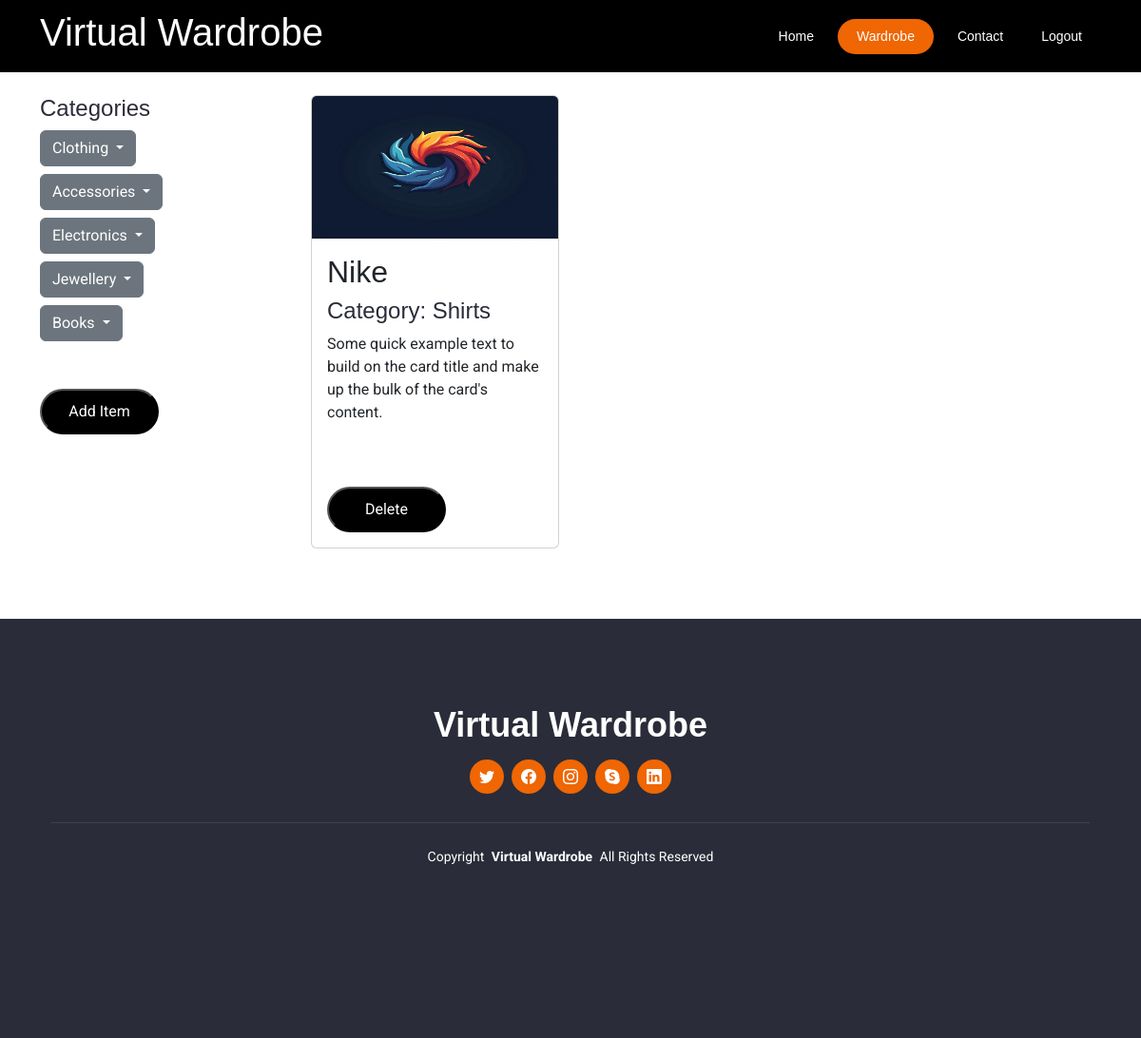
The app's page /wardrobe/Shirts (signed in), older data.
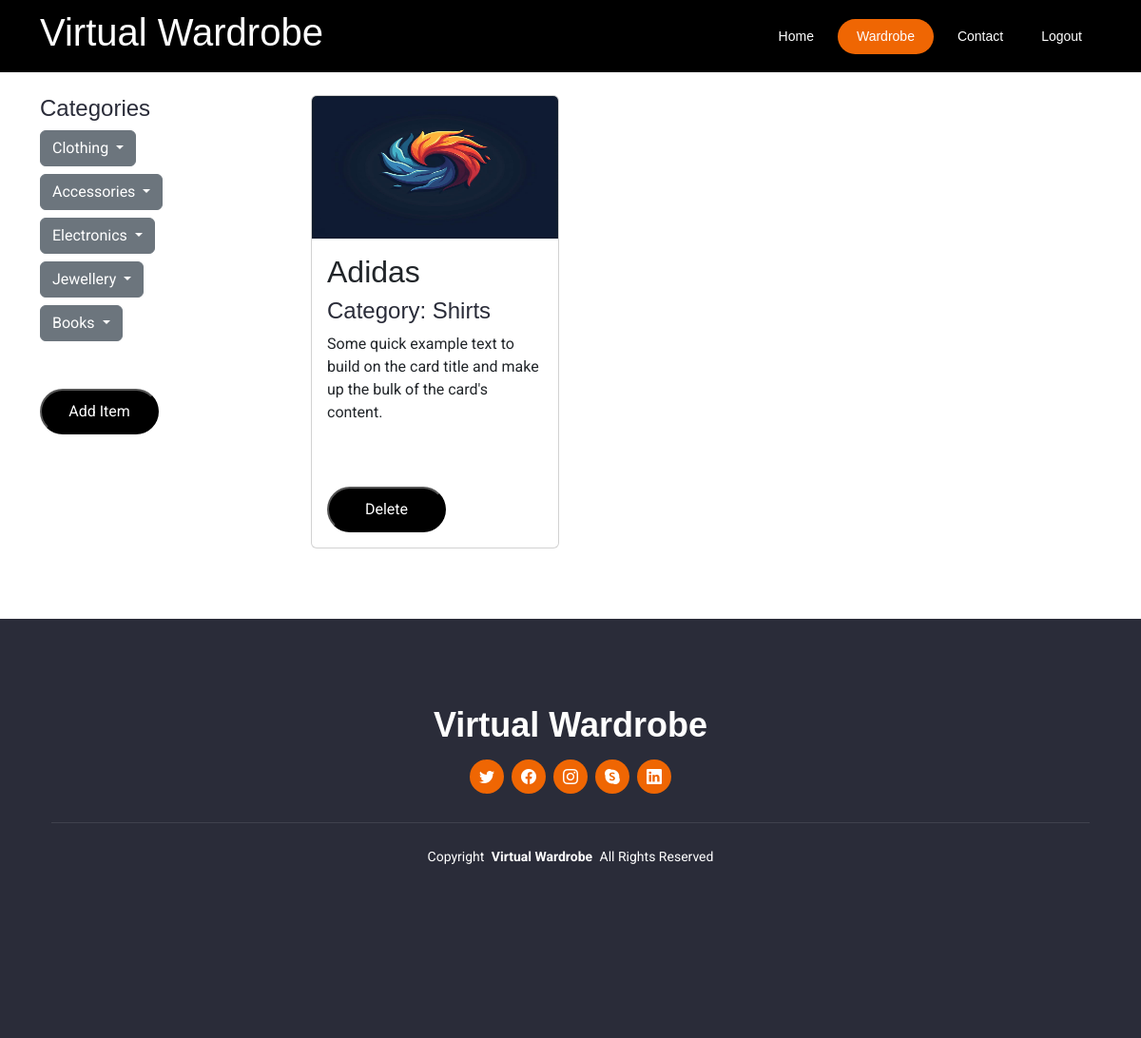
The same page, newer data.
### myapp/models.py (models this page shows, shortened)
class user_item(models.Model):
    user = models.ForeignKey(User, on_delete=models.CASCADE)
    size_choices = (
        ('Extra Small', 'XS'),
        ('small', 'S'),
        ('medium', 'M'),
        ('Large', 'L'),
        ('Extra Large', 'XL'),
    )
    banner = models.ImageField(default='fallback.png', blank=True)
    category=models.CharField(max_length=100, default='category')
    brand = models.CharField(max_length=100)
    color = models.CharField(max_length=100)
    type = models.CharField(max_length=100)
    size = models.CharField(max_length=100, choices=size_choices, blank=True)

### myapp/views.py (the view)
# urls.py: path('wardrobe/<str:name>', views.wardrobe_items, name='wardrobe_items'),
def wardrobe_items(request, name):
    items = user_item.objects.filter(user=request.user).filter(category=name)
    return render(request, 'wardrobe_items.html', {'items': items, 'name': name})

### templates/wardrobe_items.html (shortened to what the changed rows need)
{% load static %}
<!DOCTYPE html>
<html lang="en">
<head>
    <link href="{% static 'assets/vendor/bootstrap/css/bootstrap.min.css' %}" rel="stylesheet">
    <link rel="stylesheet" href="https://cdn.jsdelivr.net/npm/bootstrap-icons@1.10.5/font/bootstrap-icons.css">
    <link href="{% static 'assets/vendor/aos/aos.css' %}" rel="stylesheet">
    <link href="{% static 'assets/vendor/animate.css/animate.min.css' %}" rel="stylesheet">
    <link href="{% static 'assets/vendor/glightbox/css/glightbox.min.css' %}" rel="stylesheet">
    <link href="{% static 'assets/vendor/swiper/swiper-bundle.min.css' %}" rel="stylesheet">
    <link href="{% static 'assets/css/main.css' %}" rel="stylesheet">
</head>
<body>
    <header id="header" style="background-color: black; padding-top: 10px; padding-bottom: 10px;" header d-flex align-items-center fixed-top>
        <div class="container-fluid container-xl position-relative d-flex align-items-center justify-content-between">
            <a href="/" class="logo d-flex align-items-center">
                <h1 class="sitename" style="color: white;">Virtual Wardrobe</h1>
            </a>
        </div>
    </header>
    <div class="container mt-4">
        <div class="row">
            <div class="col-md-9">
                <div class="row">
                    {% if items %}
                    {% for item in items %}
                        <div class="col-md-4 mb-4">
                            <div class="card">
                                <img class="card-img-top" src="{{ item.banner.url }}" style="height: 150px;" alt="Card image cap">
                                <div class="card-body">
                                    <h2 class="card-title">{{ item.brand }}</h2>
                                    <h4>Category: {{ item.category }}</h4>
                                    <p class="card-text">Some quick example text to build on the card title and make up the bulk of the card's content.</p>
                                    <form action="{% url 'delete' item.id %}" method="POST">
                                        <button type="submit" class="add-item">Delete</button>
                                    </form>
                                </div>
                            </div>
                        </div>
                    {% endfor %}
                    {% else %}
                    <div class="col-md-4 mb-4">
                        <h2>No {{name}} added.</h2>
                    </div>
                    {% endif %}
                </div>
            </div>
        </div>
    </div>
</body>
</html>

Row changes from the older to the newer data that the page shows:
removed user_item: banner (picture), brand "Nike", category "Shirts"
added user_item: banner (picture), brand "Adidas", category "Shirts"
